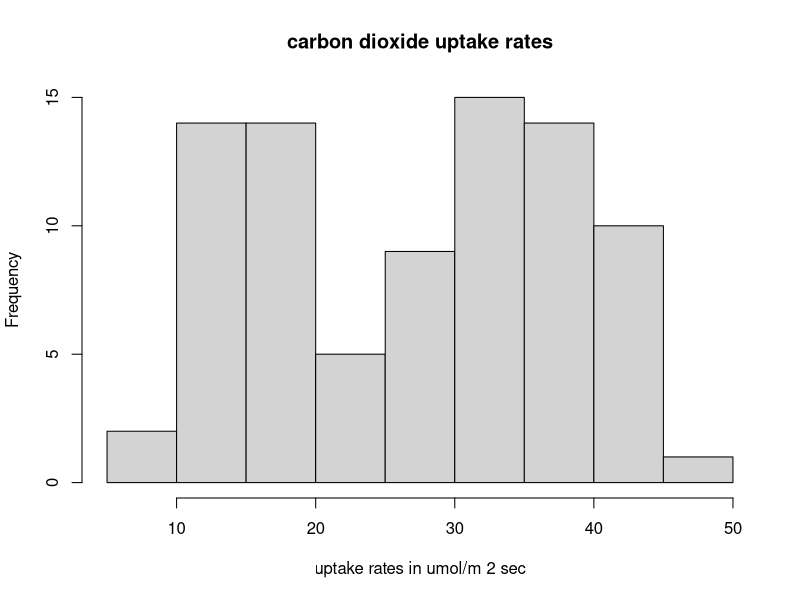
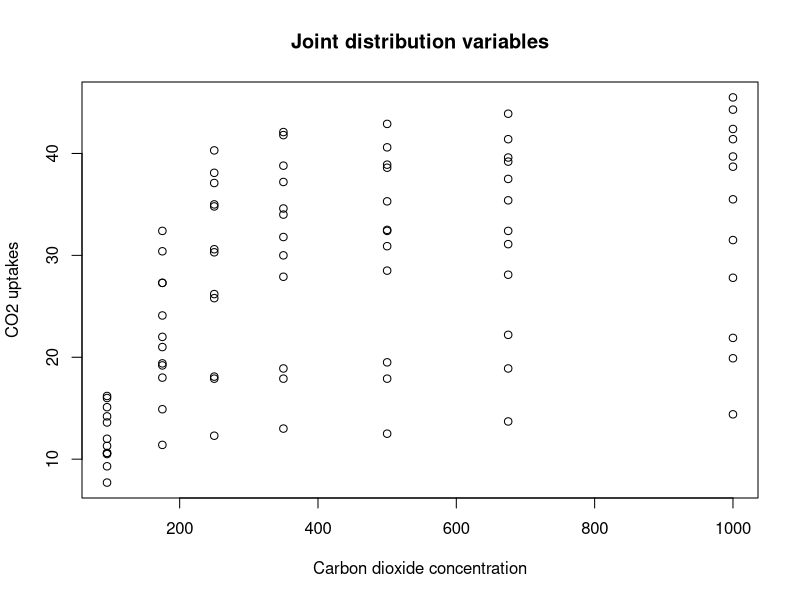
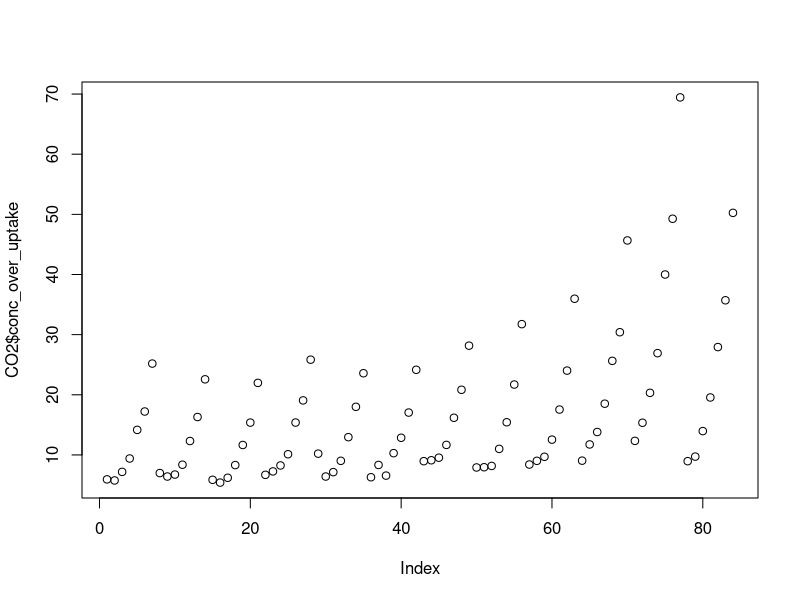

Reproduce these figures in R, in order.
##############################################
#Hertie School of Governance - Fall 2014
#Collaborative Social Science Data Analysis
##############################################

##############################################
#Assignment 1 - 25 September 2014
#Rose Camille Vincent, Federico Colombo-Ercole
#Database 2
##############################################

# Dataset "C02" uploaded
data(CO2)

# We took a look at the data description for 
# the dataset CO2
?CO2

# Variables' names and values
names(CO2)
head(CO2)

# Exploration of variables by using the summary function
summary(CO2$Plant)
summary(CO2$Treatment)
summary(CO2$conc)
summary(CO2$uptake)

# We focused on variable "uptake"
hist(CO2$uptake,
     main = 'carbon dioxide uptake rates',
     xlab = 'uptake rates in umol/m 2 sec')
     
# We then looked at the joint distribution between variables 
# conc and uptake

plot(CO2$conc, CO2$uptake,
     main = 'Joint distribution variables',
     xlab = 'Carbon dioxide concentration',
     ylab = 'CO2 uptakes')

# We created a new variable called conc_over_uptake, equal to 
# the ratio between variable conc and variable uptake
CO2$conc_over_uptake <- CO2$conc/CO2$uptake
summary(CO2$conc_over_uptake)
median(CO2$conc_over_uptake)
plot(CO2$conc_over_uptake)

